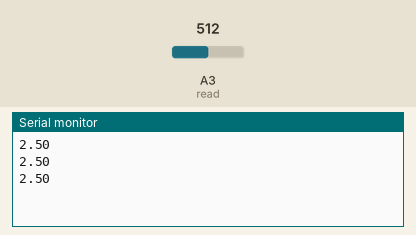
Simulated run of this sketch. Board: Arduino Uno, built with avr-gcc and run on an emulated ATmega328P. Parts: the last lines printed to the serial monitor. The inputs (shaded band) are chosen by the test bench; at power-on: A3 (read) = 512.

Above: at 1.3 s.
1.4 s: A3 (read) set to 716
At 1.9 s:
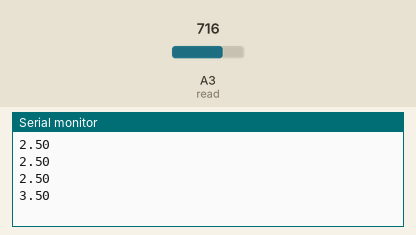
2.9 s: A3 (read) set to 900
At 3.4 s:
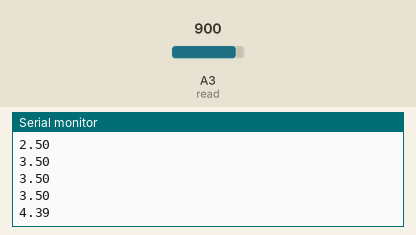
Timing chart, 0 to 5.9 s (numbered marks = the images above; inputs shaded):
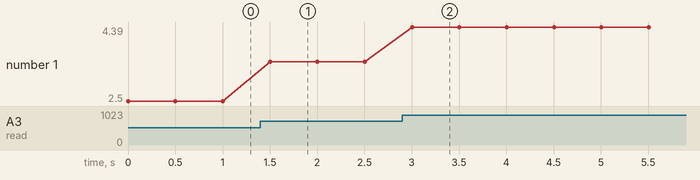

Measured:
- after the input at 1.4 s, the serial monitor: prints a new line after 0.10 s (image 1)
- after the input at 2.9 s, the serial monitor: prints a new line after 0.10 s (image 2)
- plotted number 1: 2.5 → 3.5 after the input at 1.4 s, 3.5 → 4.39 after the input at 2.9 s

The sketch:

Fourth.ino
```cpp
//Paraller and Serial connection
//This is kinda back to the past kind of project where we will use arduino to test the voltages across parallel and serial connections

int read=A3;
double v=0.0;
int del=500;
double v2=0.0;
void setup()
{
  pinMode(v,INPUT);
  Serial.begin(9600);
}

void loop()
{
  v=analogRead(read);
  v2=v/1024.0*5.0;
  Serial.println(v2);
  delay(del);

}

/* How It Works

The Arduino reads the analog value from pin A3.

The value ranges from 0–1023 (10-bit ADC).

The code converts this to a voltage between 0–5V.

The voltage is printed to the Serial Monitor every 500 ms.
*/
```
